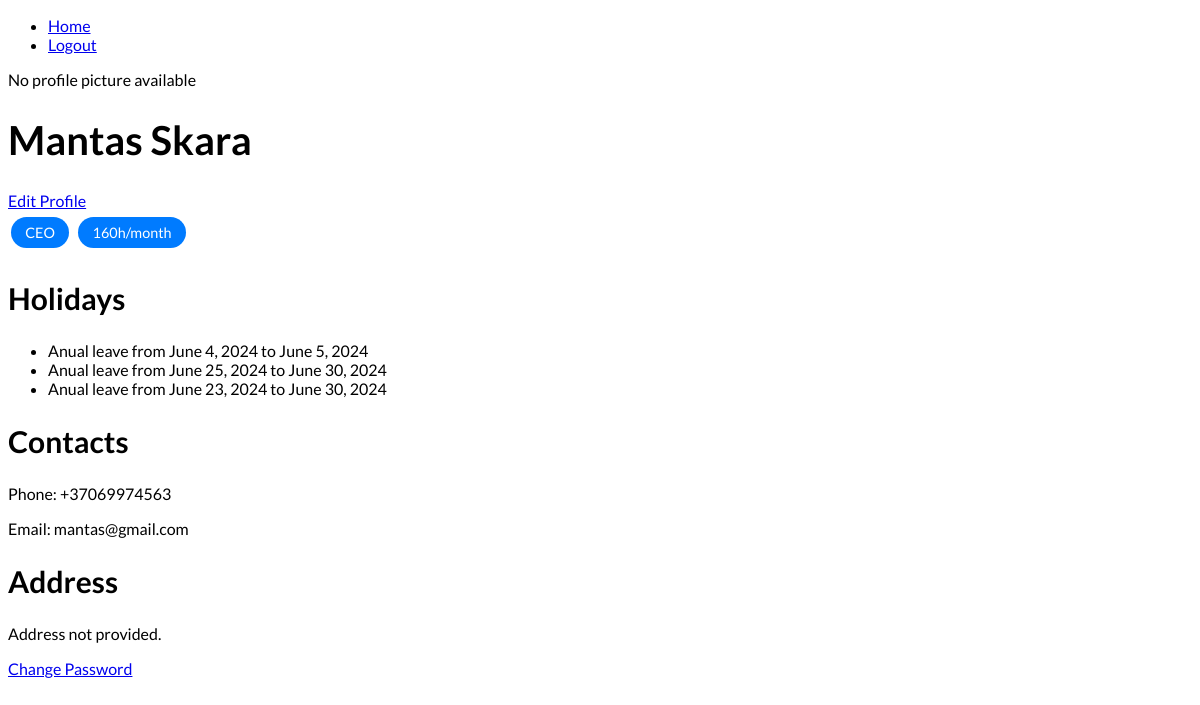
The app's page /schedules/profile/1/ (signed in) with its own data.
### schedules/models.py (models this page shows, shortened)
class CustomUser(AbstractBaseUser, PermissionsMixin):
    email = models.EmailField(unique=True)
    name = models.CharField(max_length=100)
    last_name = models.CharField(max_length=100)
    position = models.CharField(max_length=100)
    WORKING_HOURS = (
        ('1', '1 (160h/month)'),
        ('0.75', '0.75 (120h/month)'),
        ('0.5', '0.5 (80h/month)'),
        ('0.25', '0.25 (40h/month)'),
        ('1.25', '1.25 (180h/month)'),
        ('1.5', '1.5 (200h/month)')
    )
    working_hours = models.CharField(max_length=4, choices=WORKING_HOURS, default='1')
    phone_number = PhoneNumberField(null=True, blank=True, unique=True)
    profile_picture = models.ImageField(upload_to='profile_pictures', blank=True)
    street_address = models.CharField(max_length=255, null=True, blank=True)
    city = models.CharField(max_length=100, null=True, blank=True)
    postal_code = models.CharField(max_length=20, null=True, blank=True)
    country = models.CharField(max_length=100, null=True, blank=True)
    is_active = models.BooleanField(default=True)
    is_staff = models.BooleanField(default=False)
    objects = CustomUserManager()
    USERNAME_FIELD = 'email'
    REQUIRED_FIELDS = ['name', 'last_name', 'position', 'working_hours']

class Vacation(models.Model):
    user = models.ForeignKey(settings.AUTH_USER_MODEL, null=False, blank=False, on_delete=models.CASCADE)
    first_day = models.DateField('First day', null=False)
    last_day = models.DateField('Last day', null=False)
    TYPE = (
        ('a', 'Anual leave'),
        ('b', 'Birthday day'),
        ('c', 'Welness day'),
        ('d', 'Bussines trip')
    )
    type = models.CharField('Type of vacation', max_length=1, default='a', choices=TYPE)

### schedules/views.py (the view)
# urls.py: path('profile/<str:user_id>/', user_profile, name='user_profile'),
def user_profile(request, user_id):
    user = get_object_or_404(CustomUser, id=user_id)
    user_vacation = Vacation.objects.filter(user=user)
    data = {
        'user': user,
        'user_vacation': user_vacation,
    }
    return render(request, 'profile.html', context=data)

### schedules/templatetags/custom_filters.py (called while the page is built)
@register.filter
def hours_display(value):
    start = value.find('(')
    end = value.find(')')
    if start != -1 and end != -1:
        return value[start+1:end]
    return value

### schedules/templates/profile.html (shortened to what this page needs)
{% extends 'base.html' %}
{% load custom_filters %}
{% load static %}
{% block content %}
{% if user.profile_picture %}
    <img src="{{ user.profile_picture.url }}" alt="Profile Picture">
{% else %}
    <p>No profile picture available</p>
{% endif %}
<div>
    <h1>{{ user.name }} {{ user.last_name }}</h1>
    {% if user == request.user %}
        <a href="{% url 'edit_profile' %}" class="btn btn-secondary btn-sm">Edit Profile</a>
    {% endif %}
</div>
<div class="tags">
    <span class="tag">{{ user.position }}</span>
    <span class="tag">{{ user.get_working_hours_display|hours_display   }}</span>
</div>
<div>
    <h2>Holidays</h2>
    {% if user_vacation %}
        <ul>
            {% for vacation in user_vacation %}
                <li>{{ vacation.get_type_display }} from {{ vacation.first_day }} to {{ vacation.last_day }}</li>
            {% endfor %}
        </ul>
    {% else %}
        <p>No vacations palnned</p>
    {% endif %}
</div>
<div>
    <h2>Contacts</h2>
        {% if user.phone_number %}
            <p>Phone: {{ user.phone_number }}
        {% else %}
            <p>Phone number not provided.</p>
        {% endif %}
        <p>Email: {{ user.email }}</p>
    <h2>Address</h2>
        {% if user.street_address %}
            <p>{{ user.full_address }}
        {% else %}
            <p>Address not provided.</p>
        {% endif %}
</div>
<a href="{% url 'password_change' %}">Change Password</a>
{% endblock content %}

### schedules/static/css/styles.css (style rules this page uses)
body { font-family: 'lato', sans-serif; text-decoration: #081016; }
h1 { font-size: 40px; }
h2 { font-size: 30px; }

### schedules/templates/profile.html (style rules this page uses)
.tag { display: inline-block; padding: 0.5em 1em; margin: 0.5em 0.2em; color: white; background-color: #007bff; border-radius: 20px; font-size: 0.9em; }

### records on screen
CustomUser: name "Mantas", last_name "Skara", position "CEO", working_hours|hours_display "160h/month", phone_number "+37069974563", email "mantas@gmail.com"
Vacation: type "Anual leave", first_day "June 4, 2024", last_day "June 5, 2024"
Vacation: type "Anual leave", first_day "June 25, 2024", last_day "June 30, 2024"
Vacation: type "Anual leave", first_day "June 23, 2024", last_day "June 30, 2024"
